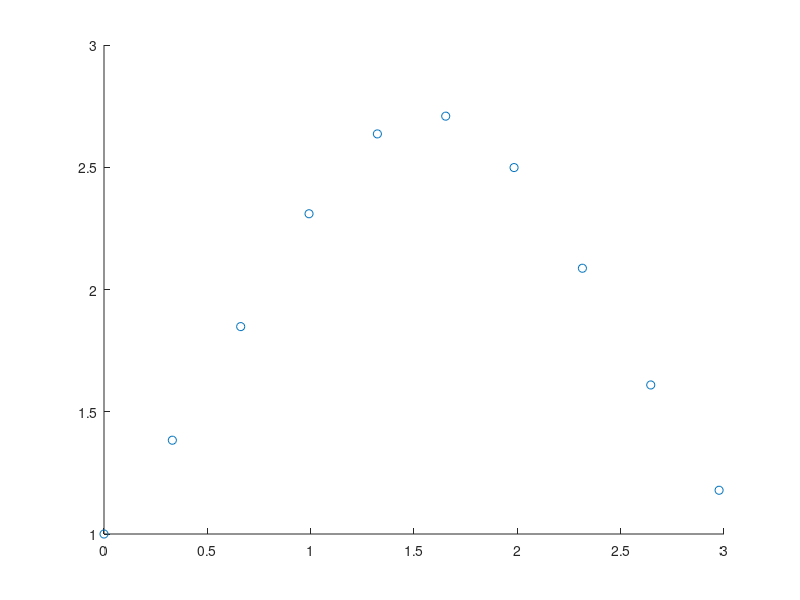

Source code (MATLAB): (Note: this script raises an error after producing the figure.)
prin=0;
rng('default')
rng(3000)
divisor=10;
divisor=9.5;
x = (0:pi/divisor:pi)';
y = sin(x);
% + 0.001*(rand(size(x))-0.5);
% y([3,6:8]) = 1;
X=x;
y=exp(y);
scatter(x,y)
trap=false;
% Standard non-robust analysis without options.
out=avas(y,x,'rob',false,'tyinitial',false,...
    'orderR2',false,'scail',false,'trapezoid',trap);

if prin==1
    % print to postscript
    print -depsc ctsubxy.eps;
end
%%
clear
load wsctsub.mat
close all
sel=[1:8 10]';
plot(yhatord(sel),smoothresm1Ordyhat(sel),'LineWidth',2)
hold('on')
stem(yhatord(sel),smoothresm1Ordyhat(sel))
scatter(ty,zeros(length(ty),1),'black','filled')
set(gca,"XTickLabel",'');
n=length(yhatord);
yhatstr="$z_{["+ string((1:n-1)') + "]}$";
text(yhatord(sel)',zeros(n-1,1)-0.7,yhatstr,'Interpreter','latex', ...
    'FontSize',16,'VerticalAlignment','baseline','HorizontalAlignment','center')

% yhatstr10="$z_{["+ string(n) + "]}$";
% text(yhatord(n)+0.01,zeros(1,1)-0.7,yhatstr10,'Interpreter','latex', ...
%     'FontSize',16,'VerticalAlignment','baseline','HorizontalAlignment','left')

tyhatstr="$t_{"+ string((1:n)') + "}$";
text(ty,zeros(n,1)+0.8,tyhatstr,'Interpreter','latex', ...
    'FontSize',16,'VerticalAlignment','top','HorizontalAlignment','left')
vstr="$v_{"+ string((1:n-1)') + "}$";

text(yhatord(sel),smoothresm1Ordyhat(sel),vstr,'Interpreter','latex', ...
    'FontSize',16,'VerticalAlignment','top','HorizontalAlignment','left')
xlabel('Ordered fitted values','FontSize',14)
ylabel('Reciprocal of smoothed residuals ($v$)','Interpreter','latex', ...
    'FontName','Courier New','FontSize',16)
vec_pos = get(get(gca, 'XLabel'), 'Position');
set(get(gca, 'XLabel'), 'Position', vec_pos + [0 -0.9 0],'Interpreter','latex');
set(gca,"Xtick",'')
prin=0;
if prin==1
    % print to postscript
    print -depsc ctsub.eps;
end


%% just show 1 trapezoid on the left area for hatty_1^(0)
clear
load wsctsub.mat
close all
sel=[1:8 10]';
ty(10)=ty(10)-0.1;
plot(yhatord(sel),smoothresm1Ordyhat(sel),'LineWidth',2)
hold('on')
stem(yhatord(sel),smoothresm1Ordyhat(sel))
scatter(ty,zeros(length(ty),1),'black','filled')
set(gca,"XTickLabel",'');
n=length(yhatord);

yhatstr="$z_{["+ string((1:n-1)') + "]}$";
text(yhatord(sel)',zeros(n-1,1)-0.7,yhatstr,'Interpreter','latex', ...
    'FontSize',16,'VerticalAlignment','baseline','HorizontalAlignment','center')

% yhatstr10="$z_{["+ string(n) + "]}$";
% text(yhatord(n)+0.01,zeros(1,1)-0.7,yhatstr10,'Interpreter','latex', ...
%     'FontSize',16,'VerticalAlignment','baseline','HorizontalAlignment','left')

tyhatstr="$t_{"+ string((1:n)') + "}$";
text(ty,zeros(n,1)+0.8,tyhatstr,'Interpreter','latex', ...
    'FontSize',16,'VerticalAlignment','top','HorizontalAlignment','left')
% vstr="$v_{"+ string((1:n)') + "}$";
% 
% text(yhatord(1:ngood),smoothresm1Ordyhat,vstr,'Interpreter','latex', ...
%     'FontSize',16,'VerticalAlignment','top','HorizontalAlignment','left')

vstr="$v_{"+ string((1:n-1)') + "}$";

text(yhatord(sel),smoothresm1Ordyhat(sel),vstr,'Interpreter','latex', ...
    'FontSize',16,'VerticalAlignment','top','HorizontalAlignment','left')

xlabel('Ordered fitted values','FontSize',14)
ylabel('Reciprocal of smoothed residuals ($v$)','Interpreter','latex', ...
    'FontName','Courier New','FontSize',16)
vec_pos = get(get(gca, 'XLabel'), 'Position');
set(get(gca, 'XLabel'), 'Position', vec_pos + [0 -0.9 0],'Interpreter','latex');
set(gca,"Xtick",'')

vbar=mean(smoothresm1Ordyhat(1:ngood));
stem(ty(1),vbar)
xcoo=[ty(1) ty(1) yhatord(1) yhatord(1)];
ycoo=[0 vbar smoothresm1Ordyhat(1) 0];
fill(xcoo,ycoo,'g','FaceAlpha',0.1)
text(ty(1),vbar+0.2,'$\overline{v}$','FontSize',16,'Interpreter','latex')
prin=0;
if prin==1
    % print to postscript
    print -depsc ctsubthat1.eps;
end

%% just show some trapezoids  area for hatty_3^(0)
clear
load wsctsub.mat
close all
sel=[1:8 10]';
ty(10)=ty(10)-0.1;

plot(yhatord(sel),smoothresm1Ordyhat(sel),'LineWidth',2)
hold('on')
stem(yhatord(sel),smoothresm1Ordyhat(sel))
scatter(ty,zeros(length(ty),1),'black','filled')
set(gca,"XTickLabel",'');
n=length(yhatord);

yhatstr="$z_{["+ string((1:n-1)') + "]}$";
text(yhatord(sel)',zeros(n-1,1)-0.7,yhatstr,'Interpreter','latex', ...
    'FontSize',16,'VerticalAlignment','baseline','HorizontalAlignment','center')


% yhatstr="$z_{["+ string((1:(n-1))') + "]}$";
% text(yhatord(1:n-1),zeros(n-1,1)-0.7,yhatstr,'Interpreter','latex', ...
%     'FontSize',16,'VerticalAlignment','baseline','HorizontalAlignment','center')

% yhatstr10="$z_{["+ string(n) + "]}$";
% text(yhatord(n)+0.01,zeros(1,1)-0.7,yhatstr10,'Interpreter','latex', ...
%     'FontSize',16,'VerticalAlignment','baseline','HorizontalAlignment','left')

tyhatstr="$t_{"+ string((1:n)') + "}$";
text(ty,zeros(n,1)+0.8,tyhatstr,'Interpreter','latex', ...
    'FontSize',16,'VerticalAlignment','top','HorizontalAlignment','left')
% vstr="$v_{"+ string((1:n)') + "}$";
% 
% text(yhatord(1:ngood),smoothresm1Ordyhat,vstr,'Interpreter','latex', ...
%     'FontSize',16,'VerticalAlignment','top','HorizontalAlignment','left')


vstr="$v_{"+ string((1:n-1)') + "}$";

text(yhatord(sel),smoothresm1Ordyhat(sel),vstr,'Interpreter','latex', ...
    'FontSize',16,'VerticalAlignment','top','HorizontalAlignment','left')


xlabel('Ordered fitted values','FontSize',14)
ylabel('Reciprocal of smoothed residuals ($v$)','Interpreter','latex', ...
    'FontName','Times New Roman','FontSize',16)
vec_pos = get(get(gca, 'XLabel'), 'Position');
set(get(gca, 'XLabel'), 'Position', vec_pos + [0 -0.9 0],'Interpreter','latex');
set(gca,"Xtick",'')

vbar=mean(smoothresm1Ordyhat(1:ngood));
% stem(ty(1),vbar)
xcoo=[yhatord(1) yhatord(1) yhatord(2:4)' ty(3) ty(3)];
ycoo=[0 smoothresm1Ordyhat(1:4)' 8.59 0];
fill(xcoo,ycoo,'g','FaceAlpha',0.1)
% text(ty(1),vbar+0.2,'$\overline{v}$','FontSize',16,'Interpreter','latex')
prin=0;
if prin==1
    % print to postscript
    print -depsc ctsubthat3.eps;
end

%% just show some trapezoids  area for hatty_5^(0)
clear
load wsctsub.mat
close all
sel=[1:8 10]';
ty(10)=ty(10)-0.1;

plot(yhatord(sel),smoothresm1Ordyhat(sel),'LineWidth',2)
hold('on')
stem(yhatord(sel),smoothresm1Ordyhat(sel))
scatter(ty,zeros(length(ty),1),'black','filled')
set(gca,"XTickLabel",'');
n=length(yhatord);

yhatstr="$z_{["+ string((1:n-1)') + "]}$";
text(yhatord(sel)',zeros(n-1,1)-0.7,yhatstr,'Interpreter','latex', ...
    'FontSize',16,'VerticalAlignment','baseline','HorizontalAlignment','center')


% yhatstr="$z_{["+ string((1:(n-1))') + "]}$";
% text(yhatord(1:n-1),zeros(n-1,1)-0.7,yhatstr,'Interpreter','latex', ...
%     'FontSize',16,'VerticalAlignment','baseline','HorizontalAlignment','center')

% yhatstr10="$z_{["+ string(n) + "]}$";
% text(yhatord(n)+0.01,zeros(1,1)-0.7,yhatstr10,'Interpreter','latex', ...
%     'FontSize',16,'VerticalAlignment','baseline','HorizontalAlignment','left')

tyhatstr="$t_{"+ string((1:n)') + "}$";
text(ty,zeros(n,1)+0.8,tyhatstr,'Interpreter','latex', ...
    'FontSize',16,'VerticalAlignment','top','HorizontalAlignment','left')
% vstr="$v_{"+ string((1:n)') + "}$";
% 
% text(yhatord(1:ngood),smoothresm1Ordyhat,vstr,'Interpreter','latex', ...
%     'FontSize',16,'VerticalAlignment','top','HorizontalAlignment','left')

vstr="$v_{"+ string((1:n-1)') + "}$";

text(yhatord(sel),smoothresm1Ordyhat(sel),vstr,'Interpreter','latex', ...
    'FontSize',16,'VerticalAlignment','top','HorizontalAlignment','left')

xlabel('Ordered fitted values','FontSize',14)
ylabel('Reciprocal of smoothed residuals ($v$)','Interpreter','latex', ...
    'FontName','Helvetica','FontSize',16)
vec_pos = get(get(gca, 'XLabel'), 'Position');
set(get(gca, 'XLabel'), 'Position', vec_pos + [0 -0.9 0],'Interpreter','latex');
set(gca,"Xtick",'')

vbar=mean(smoothresm1Ordyhat(1:ngood));
% stem(ty(1),vbar)
xcoo=[yhatord(1) yhatord(1) yhatord([2:end-2 end])' yhatord(end)];
ycoo=[0 smoothresm1Ordyhat([1:end-2 end])' 0];
fill(xcoo,ycoo,'g','FaceAlpha',0.1)

stem(ty(5),vbar)
xcoo=[yhatord(end) yhatord(end) ty(5) ty(5)];
ycoo=[0 smoothresm1Ordyhat(end) vbar  0];
fill(xcoo,ycoo,'g','FaceAlpha',0.1)
text(ty(5),vbar+0.2,'$\overline{v}$','FontSize',16,'Interpreter','latex')
% text(ty(1),vbar+0.2,'$\overline{v}$','FontSize',16,'Interpreter','latex')


prin=0;
if prin==1
    % print to postscript
    print -depsc ctsubthat5.eps;
end